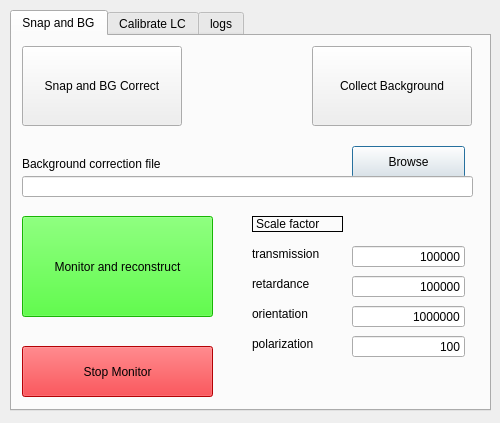
<?xml version="1.0" encoding="UTF-8"?>
<ui version="4.0">
 <class>ReconOrderUI</class>
 <widget class="QDialog" name="ReconOrderUI">
  <property name="geometry">
   <rect>
    <x>0</x>
    <y>0</y>
    <width>500</width>
    <height>423</height>
   </rect>
  </property>
  <property name="sizePolicy">
   <sizepolicy hsizetype="Expanding" vsizetype="Expanding">
    <horstretch>0</horstretch>
    <verstretch>0</verstretch>
   </sizepolicy>
  </property>
  <property name="windowTitle">
   <string>ReconOrder</string>
  </property>
  <widget class="QTabWidget" name="tabWidget">
   <property name="geometry">
    <rect>
     <x>10</x>
     <y>10</y>
     <width>481</width>
     <height>401</height>
    </rect>
   </property>
   <property name="tabShape">
    <enum>QTabWidget::Rounded</enum>
   </property>
   <property name="currentIndex">
    <number>0</number>
   </property>
   <widget class="QWidget" name="main_tab">
    <attribute name="title">
     <string>Snap and BG</string>
    </attribute>
    <widget class="QPushButton" name="qbutton_snap_and_correct">
     <property name="geometry">
      <rect>
       <x>10</x>
       <y>10</y>
       <width>160</width>
       <height>80</height>
      </rect>
     </property>
     <property name="text">
      <string>Snap and BG Correct</string>
     </property>
     <property name="autoDefault">
      <bool>false</bool>
     </property>
    </widget>
    <widget class="QPushButton" name="qbutton_collect_background">
     <property name="geometry">
      <rect>
       <x>300</x>
       <y>10</y>
       <width>160</width>
       <height>80</height>
      </rect>
     </property>
     <property name="text">
      <string>Collect Background</string>
     </property>
     <property name="autoDefault">
      <bool>false</bool>
     </property>
    </widget>
    <widget class="QPushButton" name="qbutton_file_browser">
     <property name="geometry">
      <rect>
       <x>340</x>
       <y>110</y>
       <width>113</width>
       <height>32</height>
      </rect>
     </property>
     <property name="text">
      <string>Browse</string>
     </property>
    </widget>
    <widget class="QLabel" name="_qlabel_bg_corr_label">
     <property name="geometry">
      <rect>
       <x>10</x>
       <y>120</y>
       <width>171</width>
       <height>16</height>
      </rect>
     </property>
     <property name="text">
      <string>Background correction file</string>
     </property>
    </widget>
    <widget class="QLineEdit" name="le_bg_corr_path">
     <property name="geometry">
      <rect>
       <x>10</x>
       <y>140</y>
       <width>451</width>
       <height>21</height>
      </rect>
     </property>
    </widget>
    <widget class="QPushButton" name="start_monitor">
     <property name="geometry">
      <rect>
       <x>10</x>
       <y>180</y>
       <width>191</width>
       <height>101</height>
      </rect>
     </property>
     <property name="styleSheet">
      <string notr="true">background-color: rgb(33, 255, 6);
color: rgb(0, 0, 0);</string>
     </property>
     <property name="text">
      <string>Monitor and reconstruct</string>
     </property>
    </widget>
    <widget class="QPushButton" name="qbutton_stop_monitor">
     <property name="geometry">
      <rect>
       <x>10</x>
       <y>310</y>
       <width>191</width>
       <height>51</height>
      </rect>
     </property>
     <property name="styleSheet">
      <string notr="true">background-color: rgb(252, 1, 7);
border-color: rgb(252, 1, 7);
color: rgb(0, 0, 0);</string>
     </property>
     <property name="text">
      <string>Stop Monitor</string>
     </property>
     <property name="autoDefault">
      <bool>false</bool>
     </property>
     <property name="default">
      <bool>false</bool>
     </property>
     <property name="flat">
      <bool>false</bool>
     </property>
    </widget>
    <widget class="QLabel" name="label_scale_factor">
     <property name="geometry">
      <rect>
       <x>240</x>
       <y>180</y>
       <width>91</width>
       <height>16</height>
      </rect>
     </property>
     <property name="frameShape">
      <enum>QFrame::Box</enum>
     </property>
     <property name="frameShadow">
      <enum>QFrame::Plain</enum>
     </property>
     <property name="lineWidth">
      <number>1</number>
     </property>
     <property name="text">
      <string>Scale factor</string>
     </property>
    </widget>
    <widget class="QLineEdit" name="le_transmission_scale">
     <property name="geometry">
      <rect>
       <x>340</x>
       <y>210</y>
       <width>113</width>
       <height>21</height>
      </rect>
     </property>
     <property name="layoutDirection">
      <enum>Qt::LeftToRight</enum>
     </property>
     <property name="text">
      <string>100000</string>
     </property>
     <property name="alignment">
      <set>Qt::AlignRight|Qt::AlignTrailing|Qt::AlignVCenter</set>
     </property>
    </widget>
    <widget class="QLineEdit" name="le_retardance_scale">
     <property name="geometry">
      <rect>
       <x>340</x>
       <y>240</y>
       <width>113</width>
       <height>21</height>
      </rect>
     </property>
     <property name="text">
      <string>100000</string>
     </property>
     <property name="alignment">
      <set>Qt::AlignRight|Qt::AlignTrailing|Qt::AlignVCenter</set>
     </property>
    </widget>
    <widget class="QLineEdit" name="le_orientation_scale">
     <property name="geometry">
      <rect>
       <x>340</x>
       <y>270</y>
       <width>113</width>
       <height>21</height>
      </rect>
     </property>
     <property name="text">
      <string>1000000</string>
     </property>
     <property name="alignment">
      <set>Qt::AlignRight|Qt::AlignTrailing|Qt::AlignVCenter</set>
     </property>
    </widget>
    <widget class="QLineEdit" name="le_polarization_scale">
     <property name="geometry">
      <rect>
       <x>340</x>
       <y>300</y>
       <width>113</width>
       <height>21</height>
      </rect>
     </property>
     <property name="text">
      <string>100</string>
     </property>
     <property name="alignment">
      <set>Qt::AlignRight|Qt::AlignTrailing|Qt::AlignVCenter</set>
     </property>
    </widget>
    <widget class="QLabel" name="label_transmission_scale">
     <property name="geometry">
      <rect>
       <x>240</x>
       <y>210</y>
       <width>91</width>
       <height>16</height>
      </rect>
     </property>
     <property name="text">
      <string>transmission</string>
     </property>
    </widget>
    <widget class="QLabel" name="label_retardance_scale">
     <property name="geometry">
      <rect>
       <x>240</x>
       <y>240</y>
       <width>91</width>
       <height>16</height>
      </rect>
     </property>
     <property name="text">
      <string>retardance</string>
     </property>
    </widget>
    <widget class="QLabel" name="label_orientation_scale">
     <property name="geometry">
      <rect>
       <x>240</x>
       <y>270</y>
       <width>91</width>
       <height>16</height>
      </rect>
     </property>
     <property name="text">
      <string>orientation</string>
     </property>
    </widget>
    <widget class="QLabel" name="label_polarization_scale">
     <property name="geometry">
      <rect>
       <x>240</x>
       <y>300</y>
       <width>91</width>
       <height>16</height>
      </rect>
     </property>
     <property name="text">
      <string>polarization</string>
     </property>
    </widget>
   </widget>
   <widget class="QWidget" name="calibrate_lc_tab">
    <attribute name="title">
     <string>Calibrate LC</string>
    </attribute>
    <widget class="QPushButton" name="qbutton_calibrate_lc">
     <property name="geometry">
      <rect>
       <x>160</x>
       <y>10</y>
       <width>160</width>
       <height>80</height>
      </rect>
     </property>
     <property name="text">
      <string>Calibrate LC</string>
     </property>
     <property name="autoDefault">
      <bool>false</bool>
     </property>
    </widget>
    <widget class="QLineEdit" name="le_swing">
     <property name="geometry">
      <rect>
       <x>20</x>
       <y>120</y>
       <width>113</width>
       <height>21</height>
      </rect>
     </property>
     <property name="text">
      <string>0.03</string>
     </property>
    </widget>
    <widget class="QLineEdit" name="le_wavelength">
     <property name="geometry">
      <rect>
       <x>340</x>
       <y>120</y>
       <width>113</width>
       <height>21</height>
      </rect>
     </property>
     <property name="text">
      <string>532</string>
     </property>
    </widget>
    <widget class="QLabel" name="_qlabel_swing">
     <property name="geometry">
      <rect>
       <x>20</x>
       <y>100</y>
       <width>60</width>
       <height>16</height>
      </rect>
     </property>
     <property name="text">
      <string>Swing</string>
     </property>
    </widget>
    <widget class="QLabel" name="_qlabel_wavelength">
     <property name="geometry">
      <rect>
       <x>340</x>
       <y>100</y>
       <width>81</width>
       <height>16</height>
      </rect>
     </property>
     <property name="text">
      <string>Wavelength</string>
     </property>
    </widget>
    <widget class="QLabel" name="label_state0">
     <property name="geometry">
      <rect>
       <x>20</x>
       <y>190</y>
       <width>60</width>
       <height>16</height>
      </rect>
     </property>
     <property name="text">
      <string>State 0</string>
     </property>
    </widget>
    <widget class="QLabel" name="label_state1">
     <property name="geometry">
      <rect>
       <x>20</x>
       <y>220</y>
       <width>60</width>
       <height>16</height>
      </rect>
     </property>
     <property name="text">
      <string>State 1</string>
     </property>
    </widget>
    <widget class="QLabel" name="label_state2">
     <property name="geometry">
      <rect>
       <x>20</x>
       <y>250</y>
       <width>60</width>
       <height>16</height>
      </rect>
     </property>
     <property name="text">
      <string>State 2</string>
     </property>
    </widget>
    <widget class="QLabel" name="label_state3">
     <property name="geometry">
      <rect>
       <x>20</x>
       <y>280</y>
       <width>60</width>
       <height>16</height>
      </rect>
     </property>
     <property name="text">
      <string>State 3</string>
     </property>
    </widget>
    <widget class="QLabel" name="label_state4">
     <property name="geometry">
      <rect>
       <x>20</x>
       <y>310</y>
       <width>60</width>
       <height>16</height>
      </rect>
     </property>
     <property name="text">
      <string>State 4</string>
     </property>
    </widget>
    <widget class="QLineEdit" name="le_state0_lca">
     <property name="geometry">
      <rect>
       <x>80</x>
       <y>190</y>
       <width>61</width>
       <height>21</height>
      </rect>
     </property>
     <property name="readOnly">
      <bool>true</bool>
     </property>
    </widget>
    <widget class="QLineEdit" name="le_state0_lcb">
     <property name="geometry">
      <rect>
       <x>160</x>
       <y>190</y>
       <width>61</width>
       <height>21</height>
      </rect>
     </property>
     <property name="readOnly">
      <bool>true</bool>
     </property>
    </widget>
    <widget class="QLineEdit" name="le_state1_lca">
     <property name="geometry">
      <rect>
       <x>80</x>
       <y>220</y>
       <width>61</width>
       <height>21</height>
      </rect>
     </property>
     <property name="readOnly">
      <bool>true</bool>
     </property>
    </widget>
    <widget class="QLineEdit" name="le_state1_lcb">
     <property name="geometry">
      <rect>
       <x>160</x>
       <y>220</y>
       <width>61</width>
       <height>21</height>
      </rect>
     </property>
     <property name="readOnly">
      <bool>true</bool>
     </property>
    </widget>
    <widget class="QLineEdit" name="le_state2_lca">
     <property name="geometry">
      <rect>
       <x>80</x>
       <y>250</y>
       <width>61</width>
       <height>21</height>
      </rect>
     </property>
     <property name="readOnly">
      <bool>true</bool>
     </property>
    </widget>
    <widget class="QLineEdit" name="le_state2_lcb">
     <property name="geometry">
      <rect>
       <x>160</x>
       <y>250</y>
       <width>61</width>
       <height>21</height>
      </rect>
     </property>
     <property name="readOnly">
      <bool>true</bool>
     </property>
    </widget>
    <widget class="QLineEdit" name="le_state3_lca">
     <property name="geometry">
      <rect>
       <x>80</x>
       <y>280</y>
       <width>61</width>
       <height>21</height>
      </rect>
     </property>
     <property name="readOnly">
      <bool>true</bool>
     </property>
    </widget>
    <widget class="QLineEdit" name="le_state3_lcb">
     <property name="geometry">
      <rect>
       <x>160</x>
       <y>280</y>
       <width>61</width>
       <height>21</height>
      </rect>
     </property>
     <property name="readOnly">
      <bool>true</bool>
     </property>
    </widget>
    <widget class="QLineEdit" name="le_state4_lca">
     <property name="geometry">
      <rect>
       <x>80</x>
       <y>310</y>
       <width>61</width>
       <height>21</height>
      </rect>
     </property>
     <property name="readOnly">
      <bool>true</bool>
     </property>
    </widget>
    <widget class="QLineEdit" name="le_state4_lcb">
     <property name="geometry">
      <rect>
       <x>160</x>
       <y>310</y>
       <width>61</width>
       <height>21</height>
      </rect>
     </property>
     <property name="readOnly">
      <bool>true</bool>
     </property>
    </widget>
    <widget class="QLabel" name="label_LCA">
     <property name="geometry">
      <rect>
       <x>80</x>
       <y>170</y>
       <width>60</width>
       <height>16</height>
      </rect>
     </property>
     <property name="text">
      <string>LCA</string>
     </property>
    </widget>
    <widget class="QLabel" name="label_LCB">
     <property name="geometry">
      <rect>
       <x>160</x>
       <y>170</y>
       <width>60</width>
       <height>16</height>
      </rect>
     </property>
     <property name="text">
      <string>LCB</string>
     </property>
    </widget>
    <widget class="QLabel" name="label_extinction">
     <property name="geometry">
      <rect>
       <x>200</x>
       <y>100</y>
       <width>81</width>
       <height>16</height>
      </rect>
     </property>
     <property name="text">
      <string>Extinction</string>
     </property>
    </widget>
    <widget class="QLineEdit" name="le_extinction">
     <property name="geometry">
      <rect>
       <x>180</x>
       <y>120</y>
       <width>113</width>
       <height>21</height>
      </rect>
     </property>
     <property name="readOnly">
      <bool>true</bool>
     </property>
    </widget>
    <widget class="QLineEdit" name="le_state0_intensity">
     <property name="geometry">
      <rect>
       <x>240</x>
       <y>190</y>
       <width>113</width>
       <height>21</height>
      </rect>
     </property>
     <property name="readOnly">
      <bool>true</bool>
     </property>
    </widget>
    <widget class="QLineEdit" name="le_state1_intensity">
     <property name="geometry">
      <rect>
       <x>240</x>
       <y>220</y>
       <width>113</width>
       <height>21</height>
      </rect>
     </property>
     <property name="readOnly">
      <bool>true</bool>
     </property>
    </widget>
    <widget class="QLineEdit" name="le_state2_intensity">
     <property name="geometry">
      <rect>
       <x>240</x>
       <y>250</y>
       <width>113</width>
       <height>21</height>
      </rect>
     </property>
     <property name="readOnly">
      <bool>true</bool>
     </property>
    </widget>
    <widget class="QLineEdit" name="le_state3_intensity">
     <property name="geometry">
      <rect>
       <x>240</x>
       <y>280</y>
       <width>113</width>
       <height>21</height>
      </rect>
     </property>
     <property name="readOnly">
      <bool>true</bool>
     </property>
    </widget>
    <widget class="QLineEdit" name="le_state4_intensity">
     <property name="geometry">
      <rect>
       <x>240</x>
       <y>310</y>
       <width>113</width>
       <height>21</height>
      </rect>
     </property>
     <property name="readOnly">
      <bool>true</bool>
     </property>
    </widget>
    <widget class="QLabel" name="label_intensity">
     <property name="geometry">
      <rect>
       <x>240</x>
       <y>170</y>
       <width>60</width>
       <height>16</height>
      </rect>
     </property>
     <property name="text">
      <string>Intensity</string>
     </property>
    </widget>
   </widget>
   <widget class="QWidget" name="logs">
    <property name="sizePolicy">
     <sizepolicy hsizetype="Expanding" vsizetype="Expanding">
      <horstretch>0</horstretch>
      <verstretch>0</verstretch>
     </sizepolicy>
    </property>
    <attribute name="title">
     <string>logs</string>
    </attribute>
    <widget class="QScrollArea" name="scrollArea">
     <property name="geometry">
      <rect>
       <x>0</x>
       <y>0</y>
       <width>481</width>
       <height>371</height>
      </rect>
     </property>
     <property name="widgetResizable">
      <bool>true</bool>
     </property>
     <widget class="QWidget" name="scrollAreaWidgetContents">
      <property name="geometry">
       <rect>
        <x>0</x>
        <y>0</y>
        <width>479</width>
        <height>369</height>
       </rect>
      </property>
      <widget class="QTextBrowser" name="log_area">
       <property name="geometry">
        <rect>
         <x>0</x>
         <y>0</y>
         <width>481</width>
         <height>371</height>
        </rect>
       </property>
       <property name="font">
        <font>
         <pointsize>10</pointsize>
        </font>
       </property>
       <property name="acceptDrops">
        <bool>false</bool>
       </property>
      </widget>
     </widget>
    </widget>
   </widget>
  </widget>
 </widget>
 <resources/>
 <connections/>
</ui>
